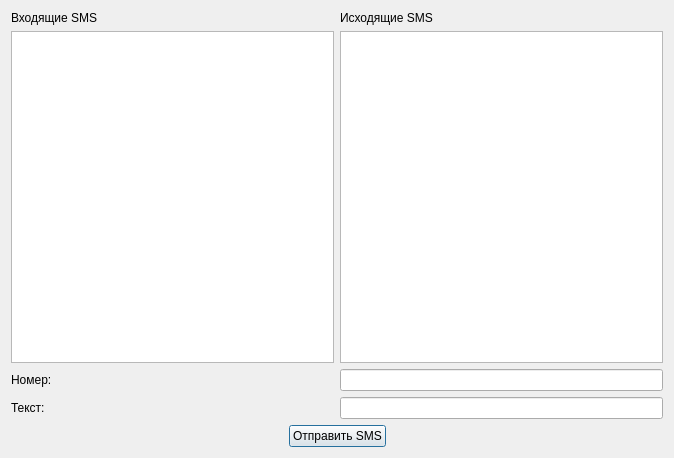
<?xml version="1.0" encoding="UTF-8"?>
<ui version="4.0">
 <class>uiSMSViewer</class>
 <widget class="QDialog" name="uiSMSViewer">
  <property name="geometry">
   <rect>
    <x>0</x>
    <y>0</y>
    <width>674</width>
    <height>458</height>
   </rect>
  </property>
  <property name="windowTitle">
   <string>SMS</string>
  </property>
  <layout class="QGridLayout" name="gridLayout">
   <item row="3" column="1">
    <widget class="QLineEdit" name="linSMSBody"/>
   </item>
   <item row="2" column="0">
    <widget class="QLabel" name="label_4">
     <property name="text">
      <string>Номер:</string>
     </property>
    </widget>
   </item>
   <item row="0" column="1">
    <widget class="QLabel" name="label_2">
     <property name="text">
      <string>Исходящие SMS</string>
     </property>
    </widget>
   </item>
   <item row="2" column="1">
    <widget class="QLineEdit" name="linMobileNumber"/>
   </item>
   <item row="0" column="0">
    <widget class="QLabel" name="label">
     <property name="text">
      <string>Входящие SMS</string>
     </property>
    </widget>
   </item>
   <item row="3" column="0">
    <widget class="QLabel" name="label_3">
     <property name="text">
      <string>Текст:</string>
     </property>
    </widget>
   </item>
   <item row="1" column="0">
    <widget class="QTableView" name="tblIncomingSMS"/>
   </item>
   <item row="4" column="0" colspan="2">
    <layout class="QGridLayout" name="gridLayout_5">
     <item row="0" column="0">
      <spacer name="horizontalSpacer">
       <property name="orientation">
        <enum>Qt::Horizontal</enum>
       </property>
       <property name="sizeHint" stdset="0">
        <size>
         <width>40</width>
         <height>20</height>
        </size>
       </property>
      </spacer>
     </item>
     <item row="0" column="1">
      <widget class="QPushButton" name="btnSendSMS">
       <property name="text">
        <string>Отправить SMS</string>
       </property>
      </widget>
     </item>
     <item row="0" column="2">
      <spacer name="horizontalSpacer_2">
       <property name="orientation">
        <enum>Qt::Horizontal</enum>
       </property>
       <property name="sizeHint" stdset="0">
        <size>
         <width>40</width>
         <height>20</height>
        </size>
       </property>
      </spacer>
     </item>
    </layout>
   </item>
   <item row="1" column="1">
    <widget class="QTableView" name="tblOutgoingSMS"/>
   </item>
  </layout>
 </widget>
 <resources/>
 <connections/>
</ui>
